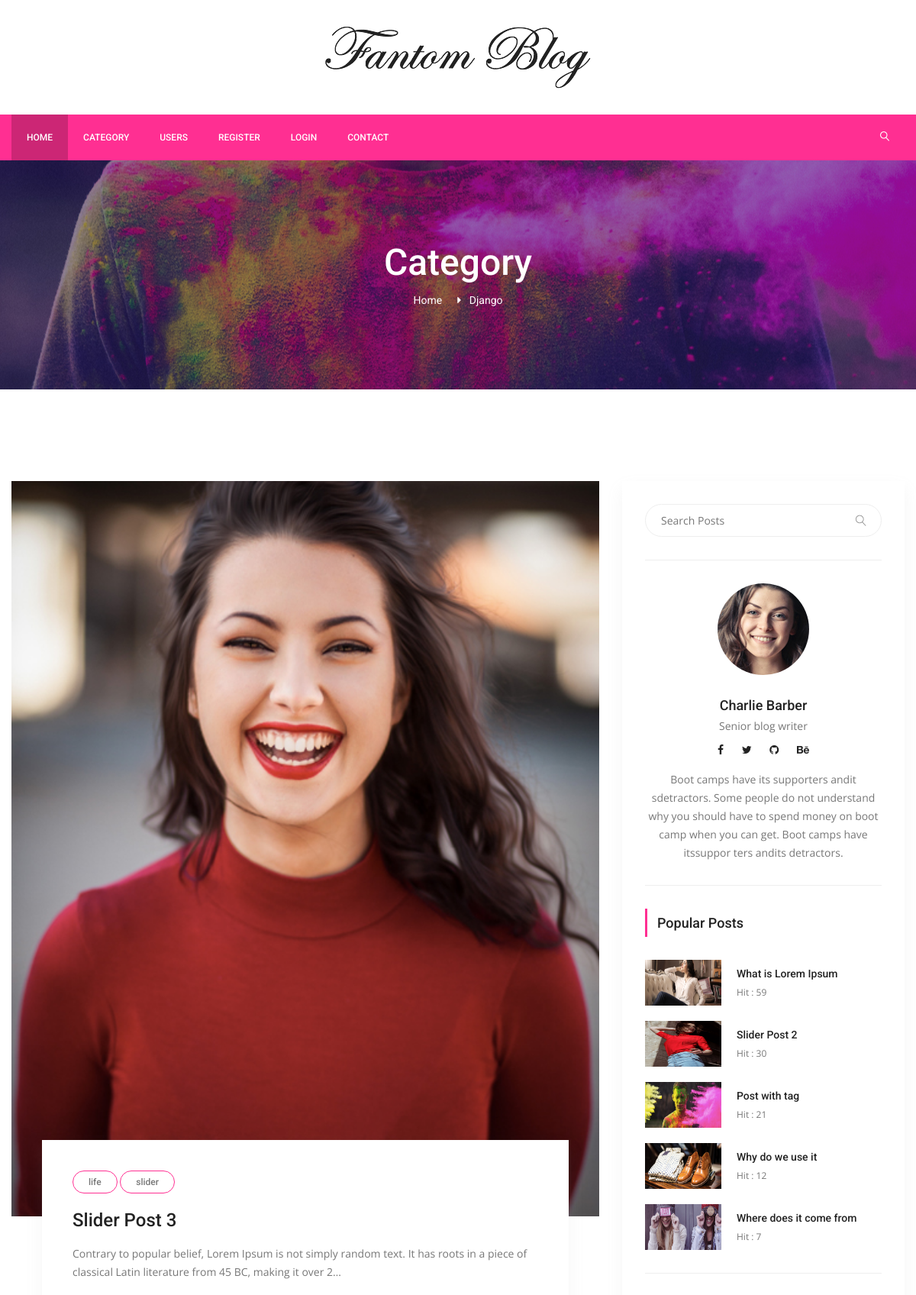
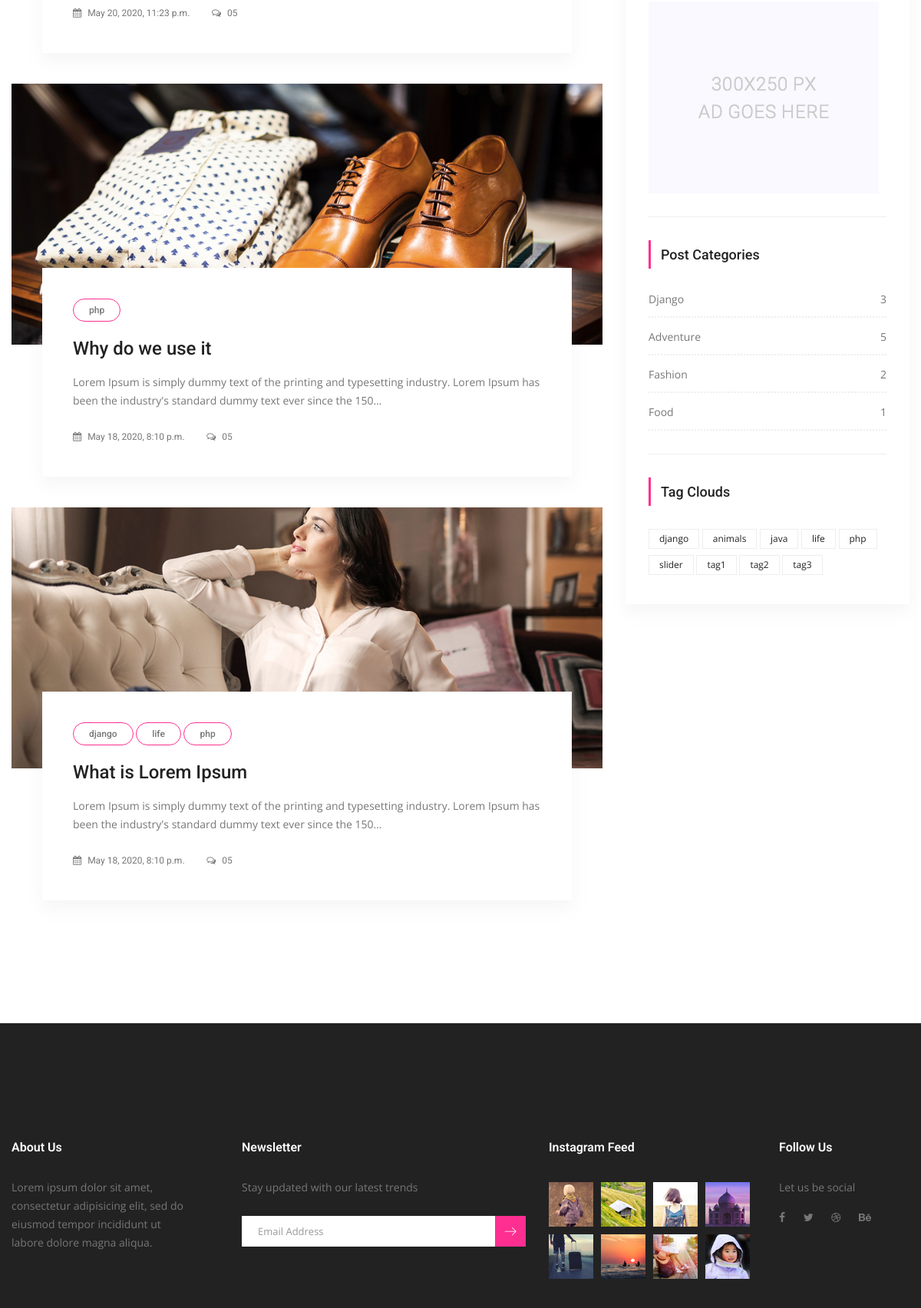
Screenshot of /category/1/django (upper part) with the database file from the repository (2 pictures, top to bottom).
### posts/models.py (models this page shows, shortened)
class Category(models.Model):
    title = models.CharField(max_length=150)
    slug = models.SlugField(editable=False)
    def post_count(self):
        return self.posts.all().count()

class Post(models.Model):
    title = models.CharField(max_length=150)
    content = models.TextField()
    publishing_date = models.DateTimeField(auto_now_add=True)
    image = models.ImageField(blank=True,null=True,upload_to='uploads/')
    user = models.ForeignKey(settings.AUTH_USER_MODEL,on_delete=models.CASCADE)
    slug = models.SlugField(default="slug",editable=False)
    category = models.ForeignKey(Category,on_delete=models.CASCADE,default=1,related_name="posts")
    tag = models.ManyToManyField(Tag,related_name="posts",blank=True)
    slider_post = models.BooleanField(default=False)
    hit = models.PositiveIntegerField(default=0)

class Tag(models.Model):
    title = models.CharField(max_length=50)
    slug = models.SlugField(editable=False)
    def __str__(self):
        return self.title

### posts/views.py (the view)
# urls.py: path('category/<int:pk>/<slug:slug>',CategoryDetail.as_view(),name="category_detail"),
class CategoryDetail(ListView):
    model = Post
    template_name = 'categories/category_detail.html'
    context_object_name = 'posts'
    paginate_by = 3
    def get_queryset(self):
        self.category = get_object_or_404(Category,pk=self.kwargs['pk'])
        return Post.objects.filter(category=self.category).order_by('-id')
    def get_context_data(self, **kwargs):
        context = super(CategoryDetail, self).get_context_data(**kwargs)
        self.category = get_object_or_404(Category,pk=self.kwargs['pk'])
        context['category'] = self.category
        return context

### posts/templatetags/custom_tags.py (called while the page is built)
@register.simple_tag(name="categories")
def all_categories():
    return Category.objects.all()

@register.simple_tag(name="tags")
def all_tags():
    return Tag.objects.all()

@register.simple_tag(name="hit_posts")
def hit_posts():
    return Post.objects.order_by('-hit')[:5]

### templates/categories/category_detail.html (shortened to what this page needs)
{% extends 'base.html' %}
{% load static %}
{% block content %}
        <section class="banner_area">
            <div class="banner_inner d-flex align-items-center">
            	<div class="overlay bg-parallax" data-stellar-ratio="0.9" data-stellar-vertical-offset="0" data-background=""></div>
				<div class="container">
					<div class="banner_content text-center">
						<h2>Category</h2>
						<div class="page_link">
							<a href="{% url 'index' %}">Home</a>
							<a href="#">{{ category.title }}</a>
						</div>
					</div>
				</div>
            </div>
        </section>
        <section class="blog_area p_120">
            <div class="container">
                <div class="row">
                    <div class="col-lg-8">
                        <div class="blog_left_sidebar">
							{% for post in posts %}
                            <article class="blog_style1">
                            	<div class="blog_img">
                            		<img class="img-fluid" src="{{ post.image.url }}" alt="" style="width:100%">
                            	</div>
                            	<div class="blog_text">
									<div class="blog_text_inner">
										{% for tag in post.tag.all %}
										<a class="cat" href="#">{{ tag.title }}</a>
										{% endfor %}
										<a href="{% url 'detail' pk=post.id slug=post.slug %}"><h4>{{ post.title }}</h4></a>
										<p> {{ post.content |truncatechars:150}}</p>
										<div class="date">
											<a href="#"><i class="fa fa-calendar" aria-hidden="true"></i> {{ post.publishing_date }}</a>
											<a href="#"><i class="fa fa-comments-o" aria-hidden="true"></i> 05</a>
										</div>
									</div>
                            	</div>
                            </article>
							{% endfor %}
                        </div>
                    </div>
                    {% include 'right_side.html' %}
                </div>
            </div>
        </section>
       {% endblock %}

### templates/right_side.html
{% load static %}
{% load custom_tags %}
<div class="col-lg-4">
                        <div class="blog_right_sidebar">
                            <aside class="single_sidebar_widget search_widget">
                                <form action="{% url 'search' %}" method="get">
                                <div class="input-group">
                                    <input type="text" class="form-control" placeholder="Search Posts" name="q">
                                    <span class="input-group-btn">
                                        <button class="btn btn-default" type="button"><i class="lnr lnr-magnifier"></i></button>
                                    </span>
                                </div></form>
                                <div class="br"></div>
                            </aside>
                            <aside class="single_sidebar_widget author_widget">
                                <img class="author_img rounded-circle" src="{% static "img/blog/author.png" %}" alt="">
                                <h4>Charlie Barber</h4>
                                <p>Senior blog writer</p>
                                <div class="social_icon">
                                    <a href="#"><i class="fa fa-facebook"></i></a>
                                    <a href="#"><i class="fa fa-twitter"></i></a>
                                    <a href="#"><i class="fa fa-github"></i></a>
                                    <a href="#"><i class="fa fa-behance"></i></a>
                                </div>
                                <p>Boot camps have its supporters andit sdetractors. Some people do not understand why you should have to spend money on boot camp when you can get. Boot camps have itssuppor ters andits detractors.</p>
                                <div class="br"></div>
                            </aside>
                            <aside class="single_sidebar_widget popular_post_widget">
                                <h3 class="widget_title">Popular Posts</h3>
                                {% hit_posts as posts %}
                                {% for post in posts %}
                                <div class="media post_item">
                                    <img src="{{ post.image.url }}" alt="post" style="width:100px;height:60px">
                                    <div class="media-body">
                                        <a href="{% url 'detail' post.pk post.slug %}"><h3>{{ post.title }}</h3></a>
                                        <p>Hit : {{ post.hit }}</p>
                                    </div>
                                </div>
                                {% endfor %}
                                <div class="br"></div>
                            </aside>
                            <aside class="single_sidebar_widget">
                                <a href="#"><img class="img-fluid" src="{% static "img/blog/add.jpg" %}" alt=""></a>
                                <div class="br"></div>
                            </aside>
                            <aside class="single_sidebar_widget post_category_widget">
                                <h4 class="widget_title">Post Categories</h4>
                                <ul class="list cat-list">
                                    {% categories as categories %}
                                    {% for category in categories %}
                                    <li>
                                        <a href="{% url 'category_detail' pk=category.id slug=category.slug %}" class="d-flex justify-content-between">
                                            <p>{{ category.title }}</p>
                                            <p>{{ category.post_count }}</p>
                                        </a>
                                    </li>
                                    {% endfor %}
                                </ul>
                                <div class="br"></div>
                            </aside>
                            <aside class="single-sidebar-widget tag_cloud_widget">
                                <h4 class="widget_title">Tag Clouds</h4>
                                <ul class="list">
                                    {% tags as labels %}
                                    {% for label in labels %}
                                    <li><a href="{% url 'tag_detail' label.slug %}">{{ label }}</a></li>
                                    {% endfor %}
                                </ul>
                            </aside>
                        </div>
                    </div>

### rows the page displays
Category: title "Django", post_count "3"
Post: image (picture), title "Slider Post 3", content "Contrary to popular belief, Lorem Ipsum is not simply random text. It has roots in a piece of classical Latin literature from 45 BC, making it over 2…", publishing_date "May 20, 2020, 11:23 p.m."
Tag: title "life"
Tag: title "slider"
Post: image (picture), title "Why do we use it", content "Lorem Ipsum is simply dummy text of the printing and typesetting industry. Lorem Ipsum has been the industry's standard dummy text ever since the 150…", publishing_date "May 18, 2020, 8:10 p.m.", hit "12"
Tag: title "php"
Post: image (picture), title "What is Lorem Ipsum", content "Lorem Ipsum is simply dummy text of the printing and typesetting industry. Lorem Ipsum has been the industry's standard dummy text ever since the 150…", publishing_date "May 18, 2020, 8:10 p.m.", hit "59"
Tag: title "django"
Post: image (picture), title "Slider Post 2", hit "30"
Post: image (picture), title "Post with tag", hit "21"
Post: image (picture), title "Where does it come from", hit "7"
Category: title "Adventure", post_count "5"
Category: title "Fashion", post_count "2"
Category: title "Food", post_count "1"
Tag: title "animals"
Tag: title "java"
Tag: title "tag1"
Tag: title "tag2"
Tag: title "tag3"
